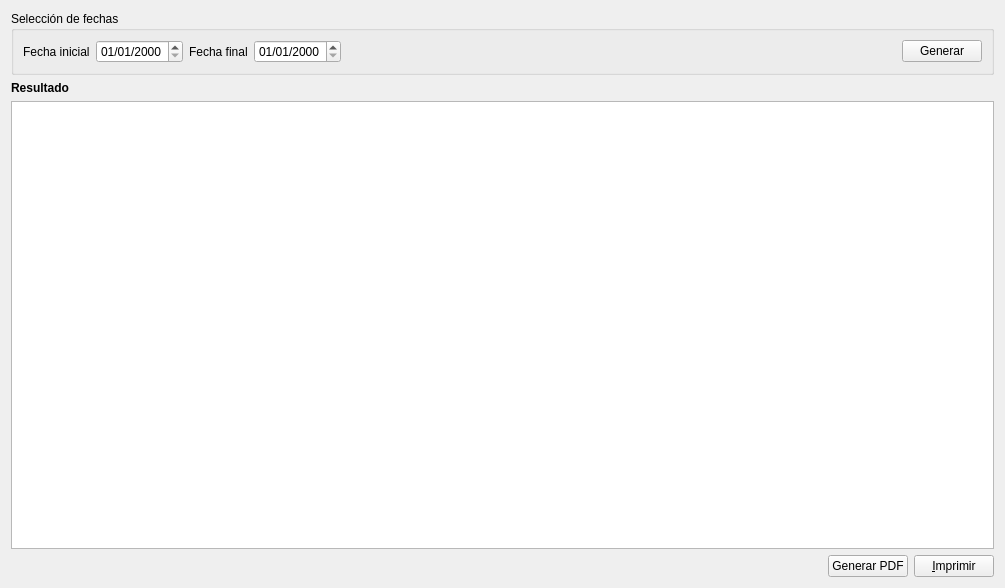
<?xml version="1.0" encoding="UTF-8"?>
<ui version="4.0">
 <class>Form</class>
 <widget class="QWidget" name="Form">
  <property name="geometry">
   <rect>
    <x>0</x>
    <y>0</y>
    <width>1005</width>
    <height>588</height>
   </rect>
  </property>
  <property name="windowTitle">
   <string>AlephERP - Generación de datos para Modelo 111</string>
  </property>
  <layout class="QGridLayout" name="gridLayout">
   <item row="0" column="0" colspan="3">
    <widget class="QGroupBox" name="groupBox">
     <property name="title">
      <string>Selección de fechas</string>
     </property>
     <layout class="QHBoxLayout" name="horizontalLayout">
      <item>
       <widget class="QLabel" name="label">
        <property name="sizePolicy">
         <sizepolicy hsizetype="Maximum" vsizetype="Preferred">
          <horstretch>0</horstretch>
          <verstretch>0</verstretch>
         </sizepolicy>
        </property>
        <property name="text">
         <string>Fecha inicial</string>
        </property>
       </widget>
      </item>
      <item>
       <widget class="DBDateTimeEdit" name="db_fechainicial">
        <property name="sizePolicy">
         <sizepolicy hsizetype="Preferred" vsizetype="Fixed">
          <horstretch>0</horstretch>
          <verstretch>0</verstretch>
         </sizepolicy>
        </property>
        <property name="displayFormat">
         <string>dd/MM/yyyy</string>
        </property>
        <property name="dataEditable">
         <bool>true</bool>
        </property>
       </widget>
      </item>
      <item>
       <widget class="QLabel" name="label_2">
        <property name="sizePolicy">
         <sizepolicy hsizetype="Maximum" vsizetype="Preferred">
          <horstretch>0</horstretch>
          <verstretch>0</verstretch>
         </sizepolicy>
        </property>
        <property name="text">
         <string>Fecha final</string>
        </property>
       </widget>
      </item>
      <item>
       <widget class="DBDateTimeEdit" name="db_fechafinal">
        <property name="sizePolicy">
         <sizepolicy hsizetype="Preferred" vsizetype="Fixed">
          <horstretch>0</horstretch>
          <verstretch>0</verstretch>
         </sizepolicy>
        </property>
        <property name="displayFormat">
         <string>dd/MM/yyyy</string>
        </property>
        <property name="dataEditable">
         <bool>true</bool>
        </property>
       </widget>
      </item>
      <item>
       <spacer name="horizontalSpacer">
        <property name="orientation">
         <enum>Qt::Horizontal</enum>
        </property>
        <property name="sizeHint" stdset="0">
         <size>
          <width>40</width>
          <height>20</height>
         </size>
        </property>
       </spacer>
      </item>
      <item>
       <widget class="QPushButton" name="pbGenerar">
        <property name="text">
         <string>Generar</string>
        </property>
       </widget>
      </item>
     </layout>
    </widget>
   </item>
   <item row="1" column="0">
    <widget class="QLabel" name="label_3">
     <property name="font">
      <font>
       <weight>75</weight>
       <bold>true</bold>
      </font>
     </property>
     <property name="text">
      <string>Resultado</string>
     </property>
    </widget>
   </item>
   <item row="2" column="0" colspan="3">
    <widget class="QTextEdit" name="textEdit"/>
   </item>
   <item row="3" column="0">
    <spacer name="horizontalSpacer_2">
     <property name="orientation">
      <enum>Qt::Horizontal</enum>
     </property>
     <property name="sizeHint" stdset="0">
      <size>
       <width>901</width>
       <height>20</height>
      </size>
     </property>
    </spacer>
   </item>
   <item row="3" column="2">
    <widget class="QPushButton" name="pbOk">
     <property name="text">
      <string>&amp;Imprimir</string>
     </property>
    </widget>
   </item>
   <item row="3" column="1">
    <widget class="QPushButton" name="pbPDF">
     <property name="text">
      <string>Generar PDF</string>
     </property>
    </widget>
   </item>
  </layout>
 </widget>
 <customwidgets>
  <customwidget>
   <class>DBDateTimeEdit</class>
   <extends>QDateTimeEdit</extends>
   <header>widgets/dbdatetimeedit.h</header>
  </customwidget>
 </customwidgets>
 <resources/>
 <connections/>
</ui>
